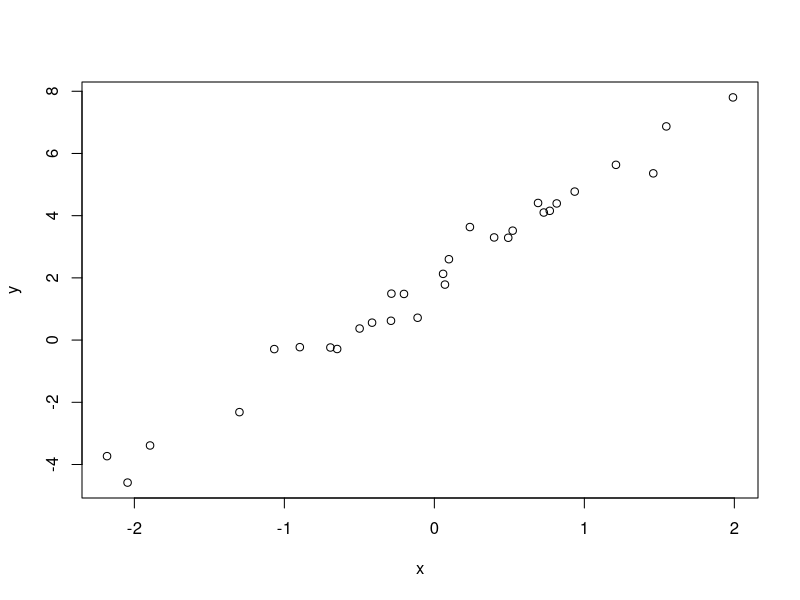
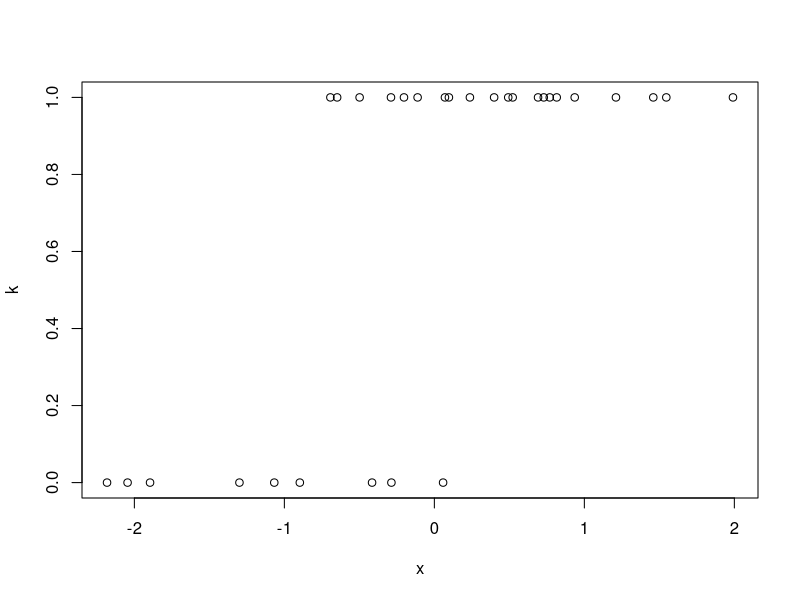

Generate these figures, in order, with R:
## ---- chunk 1
library(magrittr)
## ---- chunk 2
# Order of operations still applies
5 - 4 + 5*2^4
# Use parentheses to ensure desired order of operations
(-2 + (5 / 3.8)) * 1.618^2
## ---- chunk 3
is.integer(4)  # FALSE
is.double(4)   # TRUE
is.integer(4L) # TRUE
## ---- chunk 4
3 + 4 # infix
`+`(3, 4) # prefix
## ---- chunk 5
0.3 - 0.1 # should be 0.2
(0.3 - 0.1) == 0.2 # should be true
# R is lying to us!
print(0.3-0.1, digits = 20)
# use `all.equal` to test floating point equality
all.equal(0.3 - 0.1, 0.2)
## ---- chunk 6
# left assignment

# right assignment

## ---- chunk 7
# list all variables in the environment

## ---- chunk 8
# show what is stored in the variables

## ---- chunk 9
# logical (boolean)

# integer

# double

# complex

# character

## ---- chunk 10
# show the element type

## ---- chunk 11
typeof(TRUE + 3L)
typeof(TRUE + 3.0)
typeof(TRUE + 3 + 0i)
## ---- chunk 12
# a "regular" number
14
# integer division
14 %/% 3
# remainder
14 %% 3
# ceiling/floor/round
ceiling(pi)
round(pi)
## ---- chunk 13
as.integer(4.0)
as.logical(4L) # any non-zero value is true
as.complex(4)
as.double("3.14159")
## ---- chunk 14
# converts to an integer via truncation
as.integer(4.5)
## ---- chunk 15
is.integer(4L)
is.double(3+2i)
is.numeric(4)
is.numeric(4L)
is.numeric(4+2i)
## ---- chunk 16
# actually a double
x <- 4
is.integer(x)
## ---- chunk 17
# suggestions:

## ---- chunk 18
# most often used for categorical observations
pets <- c("cat", "dog", "lizard", "raccoon")
(pet_obs <- sample(pets, 10, TRUE))
# Turn the character vector into a set of factors

## ---- chunk 19
# a few vectors
c(4.5, 2, 3.8)
1:4
c(TRUE, FALSE, FALSE)
seq(from = 0.1, to = 1.0, by = 0.4)
LETTERS
## ---- chunk 20
# mix of integer and logical

# mix of integer and double

# mix of double and complex

# mix of double and character

## ---- chunk 21
# accessing a single element from `letters`

# accessing multiple elements using a vector of indices

# accessing a subset using conditionals

# accessing the last element

## ---- chunk 22
# creating a matrix using the `matrix()` function
matrix(1:12, nrow = 3, ncol = 4)
# filling a matrix with a single value
matrix("m", nrow = 5, ncol = 2)
## ---- chunk 23
# default: fills in down each column
matrix(1:12, nrow = 3)
# explicitly fill in accross rows first
matrix(1:12, nrow = 3, byrow = TRUE)
## ---- chunk 24
# create a 3x5 matrix
(M <- matrix(1:15, nrow = 3))
# get the element at the second row and fourth column

# get the 8th element in memory

## ---- chunk 25
# get rows 1 and 3, and columns 2 and 4

## ---- chunk 26
# show the attributes of the matrix, M

# get the `dim` attribute

# remove the `dim` attribute by setting it to `NULL`

# turn M into a 5x3 matrix

## ---- chunk 27
# one array
(a <- array(1:(5*4*3), dim = c(5, 4, 3)))
# show the attributes
attributes(a)
## ---- chunk 28
(L <- list(a = 1, "d", formula(y ~ x), sublist = list(a = 1, b = 1:4, c = letters[3:7])))
## ---- chunk 29
str(L)
## ---- chunk 30
# Using the `$` selector

# Using single bracket notation

# Using double bracket notation

## ---- chunk 31
# getting a single column using the `$` selector or `[[`

# getting multiple columns using `[` and a index/character vector

# getting a single element using `[`

# getting a single element using `$` and `[`

## ---- chunk 32
# read in the sample csv file

## ---- chunk 33
# y ~ normal(3x + 2, 0.5)
x <- rnorm(30)
y <- rnorm(length(x), 3*x + 2, 0.5)
plot(y ~ x) # same as plot(x, y)
# fit a linear model

## ---- chunk 34
# logit(theta) = 3x + 2
k <- rbinom(length(x), size = 1, prob = plogis(3*x+2))
plot(k ~ x)
# fit a generalized linear model with logit link

## ---- chunk 35
# summarize a numeric vector

# summarize a data frame

# summarize a linear model

